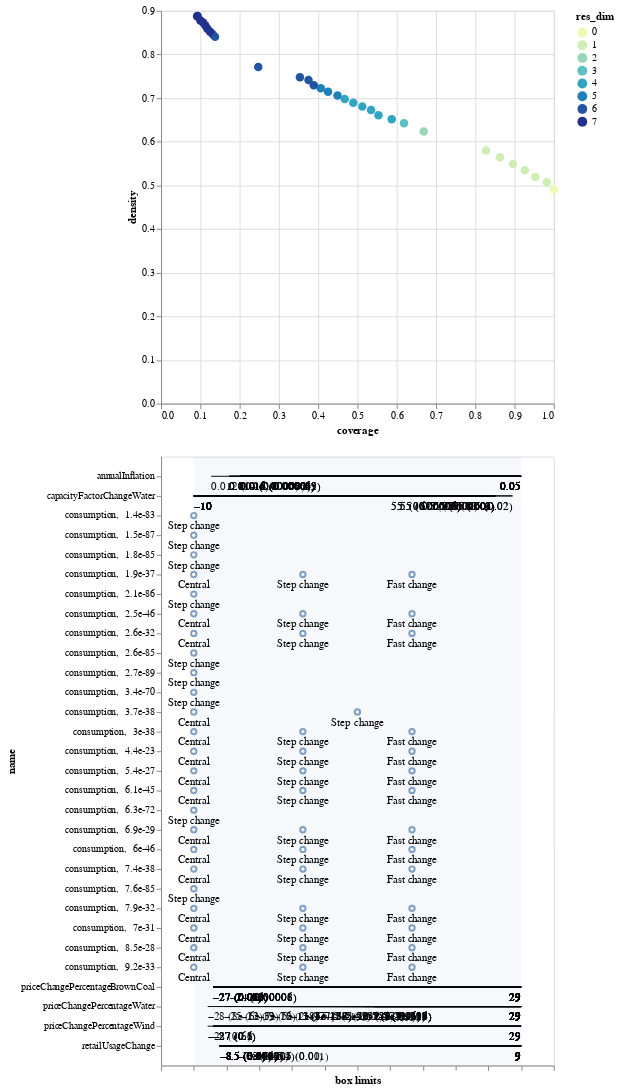

The code cell stored with this chart in its notebook:
### Code cell
box1.inspect_tradeoff()

### Figure 1 — Vega-Lite specification as saved in the notebook (floating-point values rounded to 4 significant figures)
{"config": {"view": {"continuousWidth": 400, "continuousHeight": 300}}, "vconcat": [{"data": {"name": "data-5c395d7e6147ec11bd7b4d0ec012da9b"}, "mark": {"type": "circle", "size": 75}, "encoding": {"color": {"type": "ordinal", "field": "res_dim", "scale": {"range": ["#eff9b6", "#d0edb3", "#97d6b9", "#5dc0c0", "#31a5c2", "#1f80b8", "#2354a3", "#21318d"]}}, "opacity": {"condition": {"value": 1, "selection": "selector031"}, "value": 0.4}, "tooltip": [{"type": "ordinal", "field": "id"}, {"type": "quantitative", "field": "coverage", "format": ".2"}, {"type": "quantitative", "field": "density", "format": ".2"}, {"type": "ordinal", "field": "res_dim"}], "x": {"type": "quantitative", "field": "coverage"}, "y": {"type": "quantitative", "field": "density"}}, "height": 400, "selection": {"selector031": {"type": "single", "fields": ["id"]}}, "width": 400}, {"layer": [{"data": {"name": "data-7e707b001fff0639b06f56a0aa6a56ce"}, "mark": "rule", "encoding": {"x": {"type": "quantitative", "axis": {"grid": false, "labels": false, "title": "box limits"}, "field": "x_lower", "scale": {"domain": [0, 1], "padding": 0.1}}, "x2": {"field": "x_upper"}, "y": {"type": "nominal", "field": "name", "scale": {"padding": 1.0}}}, "transform": [{"calculate": "(datum.x1-datum.minimum)/(datum.maximum-datum.minimum)", "as": "x_lower"}, {"calculate": "(datum.x2-datum.minimum)/(datum.maximum-datum.minimum)", "as": "x_upper"}, {"filter": {"selection": "selector031"}}], "width": 400}, {"data": {"name": "data-7e707b001fff0639b06f56a0aa6a56ce"}, "mark": {"type": "text", "align": "left", "baseline": "top", "dy": 5}, "encoding": {"text": {"type": "ordinal", "field": "text"}, "x": {"type": "quantitative", "axis": {"grid": false, "labels": false, "title": "box limits"}, "field": "x_lower", "scale": {"domain": [0, 1], "padding": 0.1}}, "x2": {"field": "x_upper"}, "y": {"type": "nominal", "field": "name", "scale": {"padding": 1.0}}}, "transform": [{"calculate": "(datum.x1-datum.minimum)/(datum.maximum-datum.minimum)", "as": "x_lower"}, {"calculate": "(datum.x2-datum.minimum)/(datum.maximum-datum.minimum)", "as": "x_upper"}, {"filter": {"selection": "selector031"}}, {"calculate": "datum.qp_lower>0?format(datum.x1, \".2\")+\" (\"+format(datum.qp_lower, \".1~g\")+\")\" :format(datum.x1, \".2\")", "as": "text"}], "width": 400}, {"data": {"name": "data-7e707b001fff0639b06f56a0aa6a56ce"}, "mark": {"type": "text", "align": "right", "baseline": "top", "dy": 5}, "encoding": {"text": {"type": "ordinal", "field": "text"}, "x": {"type": "quantitative", "field": "x_upper"}, "x2": {"field": "x_upper"}, "y": {"type": "nominal", "field": "name", "scale": {"padding": 1.0}}}, "transform": [{"calculate": "(datum.x1-datum.minimum)/(datum.maximum-datum.minimum)", "as": "x_lower"}, {"calculate": "(datum.x2-datum.minimum)/(datum.maximum-datum.minimum)", "as": "x_upper"}, {"filter": {"selection": "selector031"}}, {"calculate": "datum.qp_upper>0?format(datum.x2, \".2\")+\" (\"+format(datum.qp_upper, \".1\")+\")\" :format(datum.x2, \".2\")", "as": "text"}], "width": 400}, {"data": {"name": "data-bb8d07f6df3d47a6a475317795287b23"}, "mark": {"type": "rect", "opacity": 0.05}, "encoding": {"x": {"type": "quantitative", "field": "start"}, "x2": {"field": "end"}}}, {"data": {"name": "data-158d3408d1c23e52f4db25fa49ca9e5c"}, "mark": "point", "encoding": {"x": {"type": "quantitative", "field": "x"}, "y": {"type": "nominal", "field": "name"}}, "transform": [{"filter": {"selection": "selector031"}}], "width": 400}, {"data": {"name": "data-158d3408d1c23e52f4db25fa49ca9e5c"}, "mark": {"type": "text", "align": "center", "baseline": "top", "dy": 5}, "encoding": {"text": {"type": "nominal", "field": "item"}, "x": {"type": "quantitative", "field": "x"}, "y": {"type": "nominal", "field": "name"}}, "transform": [{"filter": {"selection": "selector031"}}], "width": 400}]}], "$schema": "https://vega.github.io/schema/vega-lite/v4.0.2.json", "datasets": {"data-5c395d7e6147ec11bd7b4d0ec012da9b": [{"coverage": 1.0, "density": 0.4905, "id": 0, "mass": 1.0, "mean": 0.4905, "res_dim": 0}, {"coverage": 0.982, "density": 0.507, "id": 1, "mass": 0.95, "mean": 0.507, "res_dim": 1}, {"coverage": 0.9529, "density": 0.519, "id": 2, "mass": 0.9005, "mean": 0.519, "res_dim": 1}, {"coverage": 0.926, "density": 0.5347, "id": 3, "mass": 0.8495, "mean": 0.5347, "res_dim": 1}, {"coverage": 0.8957, "density": 0.5491, "id": 4, "mass": 0.8, "mean": 0.5491, "res_dim": 1}, {"coverage": 0.8629, "density": 0.5644, "id": 5, "mass": 0.75, "mean": 0.5644, "res_dim": 1}, {"coverage": 0.8274, "density": 0.5797, "id": 6, "mass": 0.7, "mean": 0.5797, "res_dim": 1}, {"coverage": 0.6688, "density": 0.6236, "id": 7, "mass": 0.5261, "mean": 0.6236, "res_dim": 2}, {"coverage": 0.6185, "density": 0.6426, "id": 8, "mass": 0.4722, "mean": 0.6426, "res_dim": 3}, {"coverage": 0.5873, "density": 0.6516, "id": 9, "mass": 0.4421, "mean": 0.6516, "res_dim": 4}, {"coverage": 0.5535, "density": 0.6609, "id": 10, "mass": 0.4107, "mean": 0.6609, "res_dim": 4}, {"coverage": 0.5346, "density": 0.6728, "id": 11, "mass": 0.3898, "mean": 0.6728, "res_dim": 4}, {"coverage": 0.5124, "density": 0.6806, "id": 12, "mass": 0.3693, "mean": 0.6806, "res_dim": 4}, {"coverage": 0.4894, "density": 0.6895, "id": 13, "mass": 0.3482, "mean": 0.6895, "res_dim": 4}, {"coverage": 0.4676, "density": 0.6978, "id": 14, "mass": 0.3287, "mean": 0.6978, "res_dim": 4}, {"coverage": 0.4492, "density": 0.7057, "id": 15, "mass": 0.3122, "mean": 0.7057, "res_dim": 5}, {"coverage": 0.4252, "density": 0.7145, "id": 16, "mass": 0.2919, "mean": 0.7145, "res_dim": 5}, {"coverage": 0.4067, "density": 0.7226, "id": 17, "mass": 0.276, "mean": 0.7226, "res_dim": 5}, {"coverage": 0.3888, "density": 0.7295, "id": 18, "mass": 0.2614, "mean": 0.7295, "res_dim": 6}, {"coverage": 0.3754, "density": 0.7414, "id": 19, "mass": 0.2483, "mean": 0.7414, "res_dim": 6}, {"coverage": 0.3535, "density": 0.7476, "id": 20, "mass": 0.2319, "mean": 0.7476, "res_dim": 6}, {"coverage": 0.2474, "density": 0.7714, "id": 21, "mass": 0.1573, "mean": 0.7714, "res_dim": 6}, {"coverage": 0.1374, "density": 0.8405, "id": 22, "mass": 0.08021, "mean": 0.8405, "res_dim": 6}, {"coverage": 0.1314, "density": 0.8464, "id": 23, "mass": 0.07617, "mean": 0.8464, "res_dim": 6}, {"coverage": 0.1249, "density": 0.8522, "id": 24, "mass": 0.07188, "mean": 0.8522, "res_dim": 7}, {"coverage": 0.1179, "density": 0.8588, "id": 25, "mass": 0.06731, "mean": 0.8588, "res_dim": 7}, {"coverage": 0.113, "density": 0.8666, "id": 26, "mass": 0.06393, "mean": 0.8666, "res_dim": 7}, {"coverage": 0.107, "density": 0.8733, "id": 27, "mass": 0.06012, "mean": 0.8733, "res_dim": 7}, {"coverage": 0.1002, "density": 0.8779, "id": 28, "mass": 0.05596, "mean": 0.8779, "res_dim": 7}, {"coverage": 0.09193, "density": 0.8875, "id": 29, "mass": 0.05081, "mean": 0.8875, "res_dim": 7}, {"coverage": 0.09303, "density": 0.8884, "id": 30, "mass": 0.05137, "mean": 0.8884, "res_dim": 7}], "data-7e707b001fff0639b06f56a0aa6a56ce": [{"x1": -27.5, "x2": 29.0, "name": "priceChangePercentageWater", "id": 1, "minimum": -30.0, "maximum": 29.0, "qp_lower": 7.813e-13, "qp_upper": -1.0}, {"x1": -24.5, "x2": 29.0, "name": "priceChangePercentageWater", "id": 2, "minimum": -30.0, "maximum": 29.0, "qp_lower": 6.224e-33, "qp_upper": -1.0}, {"x1": -21.5, "x2": 29.0, "name": "priceChangePercentageWater", "id": 3, "minimum": -30.0, "maximum": 29.0, "qp_lower": 7.066e-72, "qp_upper": -1.0}, {"x1": -18.5, "x2": 29.0, "name": "priceChangePercentageWater", "id": 4, "minimum": -30.0, "maximum": 29.0, "qp_lower": 5.11e-118, "qp_upper": -1.0}, {"x1": -15.5, "x2": 29.0, "name": "priceChangePercentageWater", "id": 5, "minimum": -30.0, "maximum": 29.0, "qp_lower": 1.504e-174, "qp_upper": -1.0}, {"x1": -12.5, "x2": 29.0, "name": "priceChangePercentageWater", "id": 6, "minimum": -30.0, "maximum": 29.0, "qp_lower": 2.951e-237, "qp_upper": -1.0}, {"x1": -12.5, "x2": 29.0, "name": "priceChangePercentageWater", "id": 7, "minimum": -30.0, "maximum": 29.0, "qp_lower": 2.821e-188, "qp_upper": -1.0}, {"x1": -12.5, "x2": 29.0, "name": "priceChangePercentageWater", "id": 8, "minimum": -30.0, "maximum": 29.0, "qp_lower": 4.22e-182, "qp_upper": -1.0}, {"x1": -8.5, "x2": 9.0, "name": "retailUsageChange", "id": 8, "minimum": -10.0, "maximum": 9.0, "qp_lower": 1.52e-09, "qp_upper": -1.0}, {"x1": -26.5, "x2": 29.0, "name": "priceChangePercentageBrownCoal", "id": 9, "minimum": -30.0, "maximum": 29.0, "qp_lower": 0.003031, "qp_upper": -1.0}, {"x1": -12.5, "x2": 29.0, "name": "priceChangePercentageWater", "id": 9, "minimum": -30.0, "maximum": 29.0, "qp_lower": 4.942e-178, "qp_upper": -1.0}, {"x1": -8.5, "x2": 9.0, "name": "retailUsageChange", "id": 9, "minimum": -10.0, "maximum": 9.0, "qp_lower": 2.528e-07, "qp_upper": -1.0}, {"x1": -26.5, "x2": 29.0, "name": "priceChangePercentageBrownCoal", "id": 10, "minimum": -30.0, "maximum": 29.0, "qp_lower": 0.002282, "qp_upper": -1.0}, {"x1": -9.5, "x2": 29.0, "name": "priceChangePercentageWater", "id": 10, "minimum": -30.0, "maximum": 29.0, "qp_lower": 1.58e-199, "qp_upper": -1.0}, {"x1": -8.5, "x2": 9.0, "name": "retailUsageChange", "id": 10, "minimum": -10.0, "maximum": 9.0, "qp_lower": 4.41e-06, "qp_upper": -1.0}, {"x1": -26.5, "x2": 29.0, "name": "priceChangePercentageBrownCoal", "id": 11, "minimum": -30.0, "maximum": 29.0, "qp_lower": 0.01224, "qp_upper": -1.0}, {"x1": -7.5, "x2": 29.0, "name": "priceChangePercentageWater", "id": 11, "minimum": -30.0, "maximum": 29.0, "qp_lower": 4.705e-235, "qp_upper": -1.0}, {"x1": -8.5, "x2": 9.0, "name": "retailUsageChange", "id": 11, "minimum": -10.0, "maximum": 9.0, "qp_lower": 1.542e-06, "qp_upper": -1.0}, {"x1": -26.5, "x2": 29.0, "name": "priceChangePercentageBrownCoal", "id": 12, "minimum": -30.0, "maximum": 29.0, "qp_lower": 0.01392, "qp_upper": -1.0}, {"x1": -5.5, "x2": 29.0, "name": "priceChangePercentageWater", "id": 12, "minimum": -30.0, "maximum": 29.0, "qp_lower": 5.101e-254, "qp_upper": -1.0}, {"x1": -8.5, "x2": 9.0, "name": "retailUsageChange", "id": 12, "minimum": -10.0, "maximum": 9.0, "qp_lower": 9.591e-06, "qp_upper": -1.0}, {"x1": -26.5, "x2": 29.0, "name": "priceChangePercentageBrownCoal", "id": 13, "minimum": -30.0, "maximum": 29.0, "qp_lower": 0.008213, "qp_upper": -1.0}, {"x1": -3.5, "x2": 29.0, "name": "priceChangePercentageWater", "id": 13, "minimum": -30.0, "maximum": 29.0, "qp_lower": 2.671e-275, "qp_upper": -1.0}, {"x1": -8.5, "x2": 9.0, "name": "retailUsageChange", "id": 13, "minimum": -10.0, "maximum": 9.0, "qp_lower": 0.0001684, "qp_upper": -1.0}, {"x1": -26.5, "x2": 29.0, "name": "priceChangePercentageBrownCoal", "id": 14, "minimum": -30.0, "maximum": 29.0, "qp_lower": 0.04408, "qp_upper": -1.0}, {"x1": -1.5, "x2": 29.0, "name": "priceChangePercentageWater", "id": 14, "minimum": -30.0, "maximum": 29.0, "qp_lower": 3.25e-294, "qp_upper": -1.0}, {"x1": -8.5, "x2": 9.0, "name": "retailUsageChange", "id": 14, "minimum": -10.0, "maximum": 9.0, "qp_lower": 0.0004378, "qp_upper": -1.0}, {"x1": -26.5, "x2": 29.0, "name": "priceChangePercentageBrownCoal", "id": 15, "minimum": -30.0, "maximum": 29.0, "qp_lower": 0.05052, "qp_upper": -1.0}, {"x1": -1.5, "x2": 29.0, "name": "priceChangePercentageWater", "id": 15, "minimum": -30.0, "maximum": 29.0, "qp_lower": 3.742e-295, "qp_upper": -1.0}, {"x1": -10.0, "x2": 8.5, "name": "capacityFactorChangeWater", "id": 15, "minimum": -10.0, "maximum": 9.0, "qp_lower": -1.0, "qp_upper": 0.01726}, {"x1": -8.5, "x2": 9.0, "name": "retailUsageChange", "id": 15, "minimum": -10.0, "maximum": 9.0, "qp_lower": 0.0009818, "qp_upper": -1.0}, {"x1": -26.5, "x2": 29.0, "name": "priceChangePercentageBrownCoal", "id": 16, "minimum": -30.0, "maximum": 29.0, "qp_lower": 0.03005, "qp_upper": -1.0}, {"x1": 0.5, "x2": 29.0, "name": "priceChangePercentageWater", "id": 16, "minimum": -30.0, "maximum": 29.0, "qp_lower": 4.786e-311, "qp_upper": -1.0}, {"x1": -10.0, "x2": 8.5, "name": "capacityFactorChangeWater", "id": 16, "minimum": -10.0, "maximum": 9.0, "qp_lower": -1.0, "qp_upper": 0.01766}, {"x1": -8.5, "x2": 9.0, "name": "retailUsageChange", "id": 16, "minimum": -10.0, "maximum": 9.0, "qp_lower": 0.00267, "qp_upper": -1.0}, {"x1": -26.5, "x2": 29.0, "name": "priceChangePercentageBrownCoal", "id": 17, "minimum": -30.0, "maximum": 29.0, "qp_lower": 0.01477, "qp_upper": -1.0}, {"x1": 0.5, "x2": 29.0, "name": "priceChangePercentageWater", "id": 17, "minimum": -30.0, "maximum": 29.0, "qp_lower": 8.788e-311, "qp_upper": -1.0}, {"x1": -10.0, "x2": 7.5, "name": "capacityFactorChangeWater", "id": 17, "minimum": -10.0, "maximum": 9.0, "qp_lower": -1.0, "qp_upper": 1.921e-05}, {"x1": -8.5, "x2": 9.0, "name": "retailUsageChange", "id": 17, "minimum": -10.0, "maximum": 9.0, "qp_lower": 0.002743, "qp_upper": -1.0}, {"x1": 0.01215, "x2": 0.04998, "name": "annualInflation", "id": 18, "minimum": 0.01002, "maximum": 0.04998, "qp_lower": 0.04227, "qp_upper": -1.0}, {"x1": -26.5, "x2": 29.0, "name": "priceChangePercentageBrownCoal", "id": 18, "minimum": -30.0, "maximum": 29.0, "qp_lower": 0.01351, "qp_upper": -1.0}, {"x1": 0.5, "x2": 29.0, "name": "priceChangePercentageWater", "id": 18, "minimum": -30.0, "maximum": 29.0, "qp_lower": 2.127e-296, "qp_upper": -1.0}, {"x1": -10.0, "x2": 7.5, "name": "capacityFactorChangeWater", "id": 18, "minimum": -10.0, "maximum": 9.0, "qp_lower": -1.0, "qp_upper": 3.862e-06}, {"x1": -8.5, "x2": 9.0, "name": "retailUsageChange", "id": 18, "minimum": -10.0, "maximum": 9.0, "qp_lower": 0.005739, "qp_upper": -1.0}, {"x1": 0.01434, "x2": 0.04998, "name": "annualInflation", "id": 19, "minimum": 0.01002, "maximum": 0.04998, "qp_lower": 1.863e-06, "qp_upper": -1.0}, {"x1": -26.5, "x2": 29.0, "name": "priceChangePercentageBrownCoal", "id": 19, "minimum": -30.0, "maximum": 29.0, "qp_lower": 0.02926, "qp_upper": -1.0}, {"x1": 0.5, "x2": 29.0, "name": "priceChangePercentageWater", "id": 19, "minimum": -30.0, "maximum": 29.0, "qp_lower": 1.285e-296, "qp_upper": -1.0}, {"x1": -10.0, "x2": 7.5, "name": "capacityFactorChangeWater", "id": 19, "minimum": -10.0, "maximum": 9.0, "qp_lower": -1.0, "qp_upper": 1.093e-05}, {"x1": -8.5, "x2": 9.0, "name": "retailUsageChange", "id": 19, "minimum": -10.0, "maximum": 9.0, "qp_lower": 0.004191, "qp_upper": -1.0}, {"x1": 0.01434, "x2": 0.04998, "name": "annualInflation", "id": 20, "minimum": 0.01002, "maximum": 0.04998, "qp_lower": 3.107e-06, "qp_upper": -1.0}, {"x1": -26.5, "x2": 29.0, "name": "priceChangePercentageBrownCoal", "id": 20, "minimum": -30.0, "maximum": 29.0, "qp_lower": 0.02899, "qp_upper": -1.0}, {"x1": 2.5, "x2": 29.0, "name": "priceChangePercentageWater", "id": 20, "minimum": -30.0, "maximum": 29.0, "qp_lower": 1.341e-299, "qp_upper": -1.0}, {"x1": -10.0, "x2": 7.5, "name": "capacityFactorChangeWater", "id": 20, "minimum": -10.0, "maximum": 9.0, "qp_lower": -1.0, "qp_upper": 3.85e-05}, {"x1": -8.5, "x2": 9.0, "name": "retailUsageChange", "id": 20, "minimum": -10.0, "maximum": 9.0, "qp_lower": 0.001763, "qp_upper": -1.0}, {"x1": 0.01434, "x2": 0.04998, "name": "annualInflation", "id": 21, "minimum": 0.01002, "maximum": 0.04998, "qp_lower": 7.938e-05, "qp_upper": -1.0}, {"x1": -26.5, "x2": 29.0, "name": "priceChangePercentageBrownCoal", "id": 21, "minimum": -30.0, "maximum": 29.0, "qp_lower": 0.07952, "qp_upper": -1.0}, {"x1": 2.5, "x2": 29.0, "name": "priceChangePercentageWater", "id": 21, "minimum": -30.0, "maximum": 29.0, "qp_lower": 1.529e-214, "qp_upper": -1.0}, {"x1": -10.0, "x2": 7.5, "name": "capacityFactorChangeWater", "id": 21, "minimum": -10.0, "maximum": 9.0, "qp_lower": -1.0, "qp_upper": 0.008786}, {"x1": -8.5, "x2": 9.0, "name": "retailUsageChange", "id": 21, "minimum": -10.0, "maximum": 9.0, "qp_lower": 0.009581, "qp_upper": -1.0}, {"x1": 0.01434, "x2": 0.04998, "name": "annualInflation", "id": 22, "minimum": 0.01002, "maximum": 0.04998, "qp_lower": 0.0004626, "qp_upper": -1.0}, {"x1": -26.5, "x2": 29.0, "name": "priceChangePercentageBrownCoal", "id": 22, "minimum": -30.0, "maximum": 29.0, "qp_lower": 0.008289, "qp_upper": -1.0}, {"x1": 2.5, "x2": 29.0, "name": "priceChangePercentageWater", "id": 22, "minimum": -30.0, "maximum": 29.0, "qp_lower": 1.013e-125, "qp_upper": -1.0}, {"x1": -10.0, "x2": 7.5, "name": "capacityFactorChangeWater", "id": 22, "minimum": -10.0, "maximum": 9.0, "qp_lower": -1.0, "qp_upper": 0.03123}, {"x1": -8.5, "x2": 9.0, "name": "retailUsageChange", "id": 22, "minimum": -10.0, "maximum": 9.0, "qp_lower": 0.1428, "qp_upper": -1.0}, {"x1": 0.01562, "x2": 0.04998, "name": "annualInflation", "id": 23, "minimum": 0.01002, "maximum": 0.04998, "qp_lower": 1.329e-05, "qp_upper": -1.0}, {"x1": -26.5, "x2": 29.0, "name": "priceChangePercentageBrownCoal", "id": 23, "minimum": -30.0, "maximum": 29.0, "qp_lower": 0.005988, "qp_upper": -1.0}, {"x1": 2.5, "x2": 29.0, "name": "priceChangePercentageWater", "id": 23, "minimum": -30.0, "maximum": 29.0, "qp_lower": 2.417e-118, "qp_upper": -1.0}, {"x1": -10.0, "x2": 7.5, "name": "capacityFactorChangeWater", "id": 23, "minimum": -10.0, "maximum": 9.0, "qp_lower": -1.0, "qp_upper": 0.02247}, {"x1": -8.5, "x2": 9.0, "name": "retailUsageChange", "id": 23, "minimum": -10.0, "maximum": 9.0, "qp_lower": 0.128, "qp_upper": -1.0}, {"x1": 0.01562, "x2": 0.04998, "name": "annualInflation", "id": 24, "minimum": 0.01002, "maximum": 0.04998, "qp_lower": 1.876e-06, "qp_upper": -1.0}, {"x1": -26.5, "x2": 29.0, "name": "priceChangePercentageBrownCoal", "id": 24, "minimum": -30.0, "maximum": 29.0, "qp_lower": 0.004607, "qp_upper": -1.0}, {"x1": -26.5, "x2": 29.0, "name": "priceChangePercentageWind", "id": 24, "minimum": -30.0, "maximum": 29.0, "qp_lower": 0.1769, "qp_upper": -1.0}, {"x1": 2.5, "x2": 29.0, "name": "priceChangePercentageWater", "id": 24, "minimum": -30.0, "maximum": 29.0, "qp_lower": 7.5e-116, "qp_upper": -1.0}, {"x1": -10.0, "x2": 7.5, "name": "capacityFactorChangeWater", "id": 24, "minimum": -10.0, "maximum": 9.0, "qp_lower": -1.0, "qp_upper": 0.01195}, {"x1": -8.5, "x2": 9.0, "name": "retailUsageChange", "id": 24, "minimum": -10.0, "maximum": 9.0, "qp_lower": 0.1268, "qp_upper": -1.0}, {"x1": 0.01562, "x2": 0.04998, "name": "annualInflation", "id": 25, "minimum": 0.01002, "maximum": 0.04998, "qp_lower": 5.081e-06, "qp_upper": -1.0}, {"x1": -26.5, "x2": 29.0, "name": "priceChangePercentageBrownCoal", "id": 25, "minimum": -30.0, "maximum": 29.0, "qp_lower": 0.002341, "qp_upper": -1.0}, {"x1": -26.5, "x2": 29.0, "name": "priceChangePercentageWind", "id": 25, "minimum": -30.0, "maximum": 29.0, "qp_lower": 0.1337, "qp_upper": -1.0}, {"x1": 2.5, "x2": 29.0, "name": "priceChangePercentageWater", "id": 25, "minimum": -30.0, "maximum": 29.0, "qp_lower": 9.133e-115, "qp_upper": -1.0}, {"x1": -10.0, "x2": 6.5, "name": "capacityFactorChangeWater", "id": 25, "minimum": -10.0, "maximum": 9.0, "qp_lower": -1.0, "qp_upper": 0.0005309}, {"x1": -8.5, "x2": 9.0, "name": "retailUsageChange", "id": 25, "minimum": -10.0, "maximum": 9.0, "qp_lower": 0.2648, "qp_upper": -1.0}, {"x1": 0.01562, "x2": 0.04998, "name": "annualInflation", "id": 26, "minimum": 0.01002, "maximum": 0.04998, "qp_lower": 9.486e-06, "qp_upper": -1.0}, {"x1": -26.5, "x2": 29.0, "name": "priceChangePercentageBrownCoal", "id": 26, "minimum": -30.0, "maximum": 29.0, "qp_lower": 0.001841, "qp_upper": -1.0}, {"x1": -26.5, "x2": 29.0, "name": "priceChangePercentageWind", "id": 26, "minimum": -30.0, "maximum": 29.0, "qp_lower": 0.1335, "qp_upper": -1.0}, {"x1": 2.5, "x2": 29.0, "name": "priceChangePercentageWater", "id": 26, "minimum": -30.0, "maximum": 29.0, "qp_lower": 2.498e-115, "qp_upper": -1.0}, {"x1": -10.0, "x2": 5.5, "name": "capacityFactorChangeWater", "id": 26, "minimum": -10.0, "maximum": 9.0, "qp_lower": -1.0, "qp_upper": 6.128e-06}, {"x1": -8.5, "x2": 9.0, "name": "retailUsageChange", "id": 26, "minimum": -10.0, "maximum": 9.0, "qp_lower": 0.261, "qp_upper": -1.0}, {"x1": 0.01562, "x2": 0.04998, "name": "annualInflation", "id": 27, "minimum": 0.01002, "maximum": 0.04998, "qp_lower": 3.705e-05, "qp_upper": -1.0}, {"x1": -23.5, "x2": 29.0, "name": "priceChangePercentageBrownCoal", "id": 27, "minimum": -30.0, "maximum": 29.0, "qp_lower": 5.595e-05, "qp_upper": -1.0}, {"x1": -26.5, "x2": 29.0, "name": "priceChangePercentageWind", "id": 27, "minimum": -30.0, "maximum": 29.0, "qp_lower": 0.1212, "qp_upper": -1.0}, {"x1": 2.5, "x2": 29.0, "name": "priceChangePercentageWater", "id": 27, "minimum": -30.0, "maximum": 29.0, "qp_lower": 9.671e-119, "qp_upper": -1.0}, {"x1": -10.0, "x2": 5.5, "name": "capacityFactorChangeWater", "id": 27, "minimum": -10.0, "maximum": 9.0, "qp_lower": -1.0, "qp_upper": 2.557e-06}, {"x1": -8.5, "x2": 9.0, "name": "retailUsageChange", "id": 27, "minimum": -10.0, "maximum": 9.0, "qp_lower": 0.4776, "qp_upper": -1.0}, {"x1": 0.01562, "x2": 0.04998, "name": "annualInflation", "id": 28, "minimum": 0.01002, "maximum": 0.04998, "qp_lower": 1.784e-05, "qp_upper": -1.0}, {"x1": -23.5, "x2": 29.0, "name": "priceChangePercentageBrownCoal", "id": 28, "minimum": -30.0, "maximum": 29.0, "qp_lower": 1.261e-05, "qp_upper": -1.0}, {"x1": -26.5, "x2": 29.0, "name": "priceChangePercentageWind", "id": 28, "minimum": -30.0, "maximum": 29.0, "qp_lower": 0.1026, "qp_upper": -1.0}, {"x1": 2.5, "x2": 29.0, "name": "priceChangePercentageWater", "id": 28, "minimum": -30.0, "maximum": 29.0, "qp_lower": 3.984e-107, "qp_upper": -1.0}, {"x1": -10.0, "x2": 5.5, "name": "capacityFactorChangeWater", "id": 28, "minimum": -10.0, "maximum": 9.0, "qp_lower": -1.0, "qp_upper": 1.815e-05}, {"x1": -7.5, "x2": 9.0, "name": "retailUsageChange", "id": 28, "minimum": -10.0, "maximum": 9.0, "qp_lower": 0.2179, "qp_upper": -1.0}, {"x1": 0.01562, "x2": 0.04998, "name": "annualInflation", "id": 29, "minimum": 0.01002, "maximum": 0.04998, "qp_lower": 5.948e-05, "qp_upper": -1.0}, {"x1": -23.5, "x2": 29.0, "name": "priceChangePercentageBrownCoal", "id": 29, "minimum": -30.0, "maximum": 29.0, "qp_lower": 8.449e-05, "qp_upper": -1.0}, {"x1": -26.5, "x2": 29.0, "name": "priceChangePercentageWind", "id": 29, "minimum": -30.0, "maximum": 29.0, "qp_lower": 0.6399, "qp_upper": -1.0}, {"x1": 2.5, "x2": 29.0, "name": "priceChangePercentageWater", "id": 29, "minimum": -30.0, "maximum": 29.0, "qp_lower": 6.809e-93, "qp_upper": -1.0}, {"x1": -10.0, "x2": 5.5, "name": "capacityFactorChangeWater", "id": 29, "minimum": -10.0, "maximum": 9.0, "qp_lower": -1.0, "qp_upper": 5.316e-05}, {"x1": -5.5, "x2": 9.0, "name": "retailUsageChange", "id": 29, "minimum": -10.0, "maximum": 9.0, "qp_lower": 0.01386, "qp_upper": -1.0}, {"x1": 0.01562, "x2": 0.04998, "name": "annualInflation", "id": 30, "minimum": 0.01002, "maximum": 0.04998, "qp_lower": 5.574e-05, "qp_upper": -1.0}, {"x1": -23.5, "x2": 29.0, "name": "priceChangePercentageBrownCoal", "id": 30, "minimum": -30.0, "maximum": 29.0, "qp_lower": 8.194e-05, "qp_upper": -1.0}, {"x1": -27.5, "x2": 29.0, "name": "priceChangePercentageWind", "id": 30, "minimum": -30.0, "maximum": 29.0, "qp_lower": 0.5909, "qp_upper": -1.0}, {"x1": 2.5, "x2": 29.0, "name": "priceChangePercentageWater", "id": 30, "minimum": -30.0, "maximum": 29.0, "qp_lower": 1.038e-98, "qp_upper": -1.0}, {"x1": -10.0, "x2": 5.5, "name": "capacityFactorChangeWater", "id": 30, "minimum": -10.0, "maximum": 9.0, "qp_lower": -1.0, "qp_upper": 6.381e-05}, {"x1": -5.5, "x2": 9.0, "name": "retailUsageChange", "id": 30, "minimum": -10.0, "maximum": 9.0, "qp_lower": 0.00132, "qp_upper": -1.0}], "data-bb8d07f6df3d47a6a475317795287b23": [{"end": 1, "start": 0}], "data-158d3408d1c23e52f4db25fa49ca9e5c": [{"id": 7, "item": "Central", "n_items": 4, "name": "consumption,  2.5e-46", "x": 0.0}, {"id": 7, "item": "Step change", "n_items": 4, "name": "consumption,  2.5e-46", "x": 0.3333}, {"id": 7, "item": "Fast change", "n_items": 4, "name": "consumption,  2.5e-46", "x": 0.6667}, {"id": 8, "item": "Central", "n_items": 4, "name": "consumption,  6e-46", "x": 0.0}, {"id": 8, "item": "Step change", "n_items": 4, "name": "consumption,  6e-46", "x": 0.3333}, {"id": 8, "item": "Fast change", "n_items": 4, "name": "consumption,  6e-46", "x": 0.6667}, {"id": 9, "item": "Central", "n_items": 4, "name": "consumption,  6.1e-45", "x": 0.0}, {"id": 9, "item": "Step change", "n_items": 4, "name": "consumption,  6.1e-45", "x": 0.3333}, {"id": 9, "item": "Fast change", "n_items": 4, "name": "consumption,  6.1e-45", "x": 0.6667}, {"id": 10, "item": "Central", "n_items": 4, "name": "consumption,  7.4e-38", "x": 0.0}, {"id": 10, "item": "Step change", "n_items": 4, "name": "consumption,  7.4e-38", "x": 0.3333}, {"id": 10, "item": "Fast change", "n_items": 4, "name": "consumption,  7.4e-38", "x": 0.6667}, {"id": 11, "item": "Central", "n_items": 4, "name": "consumption,  3e-38", "x": 0.0}, {"id": 11, "item": "Step change", "n_items": 4, "name": "consumption,  3e-38", "x": 0.3333}, {"id": 11, "item": "Fast change", "n_items": 4, "name": "consumption,  3e-38", "x": 0.6667}, {"id": 12, "item": "Central", "n_items": 4, "name": "consumption,  1.9e-37", "x": 0.0}, {"id": 12, "item": "Step change", "n_items": 4, "name": "consumption,  1.9e-37", "x": 0.3333}, {"id": 12, "item": "Fast change", "n_items": 4, "name": "consumption,  1.9e-37", "x": 0.6667}, {"id": 13, "item": "Central", "n_items": 4, "name": "consumption,  9.2e-33", "x": 0.0}, {"id": 13, "item": "Step change", "n_items": 4, "name": "consumption,  9.2e-33", "x": 0.3333}, {"id": 13, "item": "Fast change", "n_items": 4, "name": "consumption,  9.2e-33", "x": 0.6667}, {"id": 14, "item": "Central", "n_items": 4, "name": "consumption,  7.9e-32", "x": 0.0}, {"id": 14, "item": "Step change", "n_items": 4, "name": "consumption,  7.9e-32", "x": 0.3333}, {"id": 14, "item": "Fast change", "n_items": 4, "name": "consumption,  7.9e-32", "x": 0.6667}, {"id": 15, "item": "Central", "n_items": 4, "name": "consumption,  7e-31", "x": 0.0}, {"id": 15, "item": "Step change", "n_items": 4, "name": "consumption,  7e-31", "x": 0.3333}, {"id": 15, "item": "Fast change", "n_items": 4, "name": "consumption,  7e-31", "x": 0.6667}, {"id": 16, "item": "Central", "n_items": 4, "name": "consumption,  2.6e-32", "x": 0.0}, {"id": 16, "item": "Step change", "n_items": 4, "name": "consumption,  2.6e-32", "x": 0.3333}, {"id": 16, "item": "Fast change", "n_items": 4, "name": "consumption,  2.6e-32", "x": 0.6667}, {"id": 17, "item": "Central", "n_items": 4, "name": "consumption,  6.9e-29", "x": 0.0}, {"id": 17, "item": "Step change", "n_items": 4, "name": "consumption,  6.9e-29", "x": 0.3333}, {"id": 17, "item": "Fast change", "n_items": 4, "name": "consumption,  6.9e-29", "x": 0.6667}, {"id": 18, "item": "Central", "n_items": 4, "name": "consumption,  8.5e-28", "x": 0.0}, {"id": 18, "item": "Step change", "n_items": 4, "name": "consumption,  8.5e-28", "x": 0.3333}, {"id": 18, "item": "Fast change", "n_items": 4, "name": "consumption,  8.5e-28", "x": 0.6667}, {"id": 19, "item": "Central", "n_items": 4, "name": "consumption,  5.4e-27", "x": 0.0}, {"id": 19, "item": "Step change", "n_items": 4, "name": "consumption,  5.4e-27", "x": 0.3333}, {"id": 19, "item": "Fast change", "n_items": 4, "name": "consumption,  5.4e-27", "x": 0.6667}, {"id": 20, "item": "Central", "n_items": 4, "name": "consumption,  4.4e-23", "x": 0.0}, {"id": 20, "item": "Step change", "n_items": 4, "name": "consumption,  4.4e-23", "x": 0.3333}, {"id": 20, "item": "Fast change", "n_items": 4, "name": "consumption,  4.4e-23", "x": 0.6667}, {"id": 21, "item": "Central", "n_items": 3, "name": "consumption,  3.7e-38", "x": 0.0}, {"id": 21, "item": "Step change", "n_items": 3, "name": "consumption,  3.7e-38", "x": 0.5}, {"id": 22, "item": "Step change", "n_items": 2, "name": "consumption,  7.6e-85", "x": 0.0}, {"id": 23, "item": "Step change", "n_items": 2, "name": "consumption,  1.5e-87", "x": 0.0}, {"id": 24, "item": "Step change", "n_items": 2, "name": "consumption,  2.1e-86", "x": 0.0}, {"id": 25, "item": "Step change", "n_items": 2, "name": "consumption,  1.8e-85", "x": 0.0}, {"id": 26, "item": "Step change", "n_items": 2, "name": "consumption,  2.6e-85", "x": 0.0}, {"id": 27, "item": "Step change", "n_items": 2, "name": "consumption,  2.7e-89", "x": 0.0}, {"id": 28, "item": "Step change", "n_items": 2, "name": "consumption,  1.4e-83", "x": 0.0}, {"id": 29, "item": "Step change", "n_items": 2, "name": "consumption,  3.4e-70", "x": 0.0}, {"id": 30, "item": "Step change", "n_items": 2, "name": "consumption,  6.3e-72", "x": 0.0}]}}
